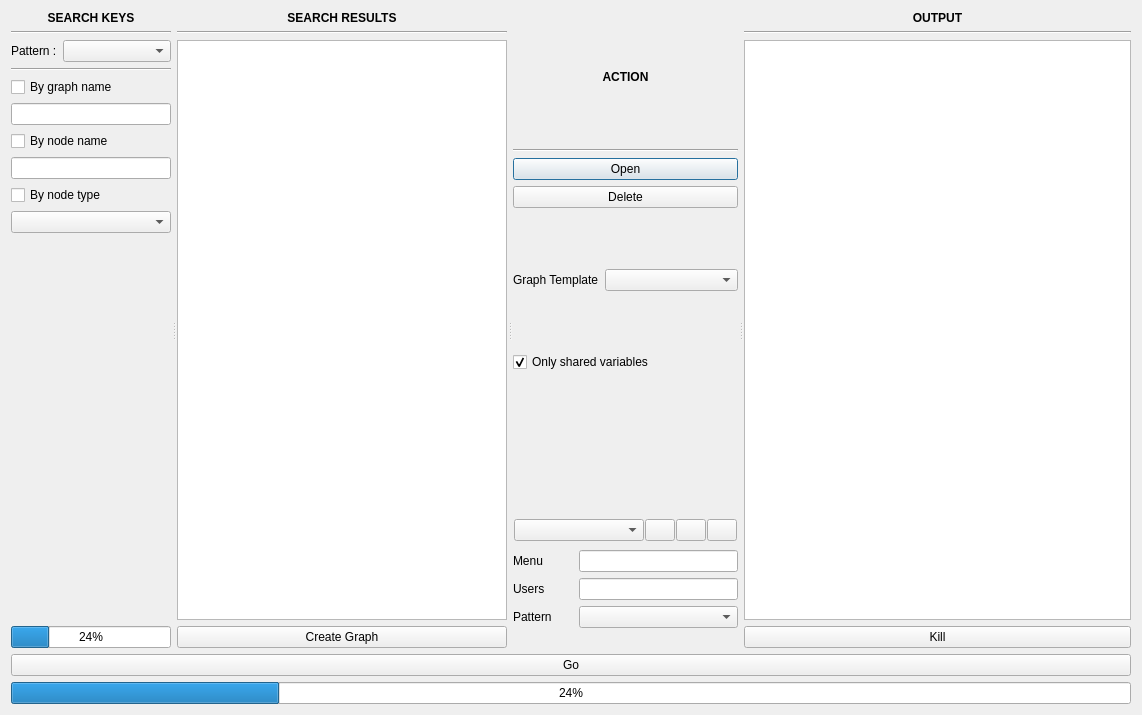
<?xml version="1.0" encoding="UTF-8"?>
<ui version="4.0">
 <class>MainWindow</class>
 <widget class="QDialog" name="MainWindow">
  <property name="geometry">
   <rect>
    <x>0</x>
    <y>0</y>
    <width>1142</width>
    <height>715</height>
   </rect>
  </property>
  <property name="windowTitle">
   <string>Batch</string>
  </property>
  <layout class="QVBoxLayout" name="verticalLayout_5">
   <item>
    <widget class="QSplitter" name="splitter">
     <property name="orientation">
      <enum>Qt::Horizontal</enum>
     </property>
     <property name="handleWidth">
      <number>6</number>
     </property>
     <widget class="QWidget" name="layoutWidget">
      <layout class="QVBoxLayout" name="verticalLayout">
       <property name="rightMargin">
        <number>0</number>
       </property>
       <item>
        <widget class="QLabel" name="label_4">
         <property name="font">
          <font>
           <weight>75</weight>
           <bold>true</bold>
          </font>
         </property>
         <property name="text">
          <string>SEARCH KEYS</string>
         </property>
         <property name="alignment">
          <set>Qt::AlignCenter</set>
         </property>
        </widget>
       </item>
       <item>
        <widget class="Line" name="line_2">
         <property name="orientation">
          <enum>Qt::Horizontal</enum>
         </property>
        </widget>
       </item>
       <item>
        <layout class="QHBoxLayout" name="horizontalLayout_2" stretch="0,1">
         <item>
          <widget class="QLabel" name="label">
           <property name="text">
            <string>Pattern :</string>
           </property>
          </widget>
         </item>
         <item>
          <widget class="QComboBox" name="patternComboBox"/>
         </item>
        </layout>
       </item>
       <item>
        <widget class="Line" name="line_5">
         <property name="orientation">
          <enum>Qt::Horizontal</enum>
         </property>
        </widget>
       </item>
       <item>
        <widget class="QCheckBox" name="graphKeyCheckBox">
         <property name="text">
          <string>By graph name</string>
         </property>
        </widget>
       </item>
       <item>
        <widget class="QLineEdit" name="graphKeyLineEdit"/>
       </item>
       <item>
        <widget class="QCheckBox" name="nodeNameCheckBox">
         <property name="text">
          <string>By node name</string>
         </property>
        </widget>
       </item>
       <item>
        <widget class="QLineEdit" name="nodeNameLineEdit"/>
       </item>
       <item>
        <widget class="QCheckBox" name="nodeTypeCheckBox">
         <property name="text">
          <string>By node type</string>
         </property>
        </widget>
       </item>
       <item>
        <widget class="QComboBox" name="nodeTypeComboBox"/>
       </item>
       <item>
        <spacer name="verticalSpacer">
         <property name="orientation">
          <enum>Qt::Vertical</enum>
         </property>
         <property name="sizeHint" stdset="0">
          <size>
           <width>20</width>
           <height>40</height>
          </size>
         </property>
        </spacer>
       </item>
       <item>
        <widget class="QProgressBar" name="progressBar">
         <property name="value">
          <number>24</number>
         </property>
        </widget>
       </item>
      </layout>
     </widget>
     <widget class="QWidget" name="layoutWidget">
      <layout class="QVBoxLayout" name="verticalLayout_2">
       <property name="leftMargin">
        <number>0</number>
       </property>
       <property name="rightMargin">
        <number>0</number>
       </property>
       <item>
        <widget class="QLabel" name="label_5">
         <property name="font">
          <font>
           <weight>75</weight>
           <bold>true</bold>
          </font>
         </property>
         <property name="text">
          <string>SEARCH RESULTS</string>
         </property>
         <property name="alignment">
          <set>Qt::AlignCenter</set>
         </property>
        </widget>
       </item>
       <item>
        <widget class="Line" name="line_3">
         <property name="orientation">
          <enum>Qt::Horizontal</enum>
         </property>
        </widget>
       </item>
       <item>
        <widget class="QListWidget" name="resultListWidget">
         <property name="selectionMode">
          <enum>QAbstractItemView::ExtendedSelection</enum>
         </property>
         <property name="selectionBehavior">
          <enum>QAbstractItemView::SelectRows</enum>
         </property>
         <property name="sortingEnabled">
          <bool>true</bool>
         </property>
        </widget>
       </item>
       <item>
        <widget class="QPushButton" name="createPushButton">
         <property name="focusPolicy">
          <enum>Qt::NoFocus</enum>
         </property>
         <property name="text">
          <string>Create Graph</string>
         </property>
        </widget>
       </item>
      </layout>
     </widget>
     <widget class="QWidget" name="layoutWidget">
      <layout class="QVBoxLayout" name="optionsLayout" stretch="0,0,0,0,0,0,0,0">
       <property name="leftMargin">
        <number>0</number>
       </property>
       <item>
        <widget class="QLabel" name="label_6">
         <property name="font">
          <font>
           <weight>75</weight>
           <bold>true</bold>
          </font>
         </property>
         <property name="text">
          <string>ACTION</string>
         </property>
         <property name="alignment">
          <set>Qt::AlignCenter</set>
         </property>
        </widget>
       </item>
       <item>
        <widget class="Line" name="line_4">
         <property name="orientation">
          <enum>Qt::Horizontal</enum>
         </property>
        </widget>
       </item>
       <item>
        <widget class="QPushButton" name="openPushButton">
         <property name="text">
          <string>Open</string>
         </property>
        </widget>
       </item>
       <item>
        <widget class="QPushButton" name="deletePushButton">
         <property name="text">
          <string>Delete</string>
         </property>
        </widget>
       </item>
       <item>
        <widget class="QWidget" name="templateWidget" native="true">
         <layout class="QHBoxLayout" name="horizontalLayout" stretch="0,1">
          <property name="leftMargin">
           <number>0</number>
          </property>
          <property name="topMargin">
           <number>0</number>
          </property>
          <property name="rightMargin">
           <number>0</number>
          </property>
          <property name="bottomMargin">
           <number>0</number>
          </property>
          <item>
           <widget class="QLabel" name="templateLabel">
            <property name="text">
             <string>Graph Template</string>
            </property>
           </widget>
          </item>
          <item>
           <widget class="QComboBox" name="templateComboBox"/>
          </item>
         </layout>
        </widget>
       </item>
       <item>
        <widget class="QCheckBox" name="allVarCheckBox">
         <property name="text">
          <string>Only shared variables</string>
         </property>
         <property name="checked">
          <bool>true</bool>
         </property>
        </widget>
       </item>
       <item>
        <widget class="QWidget" name="varWidget" native="true">
         <layout class="QVBoxLayout" name="verticalLayout_3">
          <property name="leftMargin">
           <number>0</number>
          </property>
          <property name="topMargin">
           <number>0</number>
          </property>
          <property name="rightMargin">
           <number>0</number>
          </property>
          <property name="bottomMargin">
           <number>0</number>
          </property>
         </layout>
        </widget>
       </item>
       <item>
        <widget class="QWidget" name="scriptWidget" native="true">
         <layout class="QVBoxLayout" name="verticalLayout_7">
          <property name="leftMargin">
           <number>0</number>
          </property>
          <property name="topMargin">
           <number>0</number>
          </property>
          <property name="rightMargin">
           <number>0</number>
          </property>
          <property name="bottomMargin">
           <number>20</number>
          </property>
          <item>
           <widget class="QWidget" name="scriptWidget2" native="true">
            <property name="minimumSize">
             <size>
              <width>0</width>
              <height>0</height>
             </size>
            </property>
            <layout class="QHBoxLayout" name="horizontalLayout_3">
             <property name="spacing">
              <number>1</number>
             </property>
             <property name="leftMargin">
              <number>1</number>
             </property>
             <property name="topMargin">
              <number>1</number>
             </property>
             <property name="rightMargin">
              <number>1</number>
             </property>
             <property name="bottomMargin">
              <number>1</number>
             </property>
             <item>
              <widget class="QComboBox" name="scriptComboBox"/>
             </item>
             <item>
              <widget class="QPushButton" name="scriptRenameButton">
               <property name="maximumSize">
                <size>
                 <width>30</width>
                 <height>16777215</height>
                </size>
               </property>
               <property name="text">
                <string/>
               </property>
              </widget>
             </item>
             <item>
              <widget class="QPushButton" name="scriptAddButton">
               <property name="maximumSize">
                <size>
                 <width>30</width>
                 <height>16777215</height>
                </size>
               </property>
               <property name="text">
                <string/>
               </property>
              </widget>
             </item>
             <item>
              <widget class="QPushButton" name="scriptDelButton">
               <property name="maximumSize">
                <size>
                 <width>30</width>
                 <height>16777215</height>
                </size>
               </property>
               <property name="text">
                <string/>
               </property>
              </widget>
             </item>
            </layout>
           </widget>
          </item>
          <item>
           <layout class="QHBoxLayout" name="horizontalLayout_4">
            <item>
             <widget class="QLabel" name="label_2">
              <property name="minimumSize">
               <size>
                <width>60</width>
                <height>0</height>
               </size>
              </property>
              <property name="toolTip">
               <string>In graph context, create a menu for this script (use | for submenus)</string>
              </property>
              <property name="text">
               <string>Menu</string>
              </property>
             </widget>
            </item>
            <item>
             <widget class="QLineEdit" name="menuLineEdit">
              <property name="toolTip">
               <string>In graph context, create a menu for this script (use | for submenus)</string>
              </property>
             </widget>
            </item>
           </layout>
          </item>
          <item>
           <layout class="QHBoxLayout" name="horizontalLayout_5">
            <item>
             <widget class="QLabel" name="label_3">
              <property name="minimumSize">
               <size>
                <width>60</width>
                <height>0</height>
               </size>
              </property>
              <property name="toolTip">
               <string>In graph context, show the script for thoses users</string>
              </property>
              <property name="text">
               <string>Users</string>
              </property>
             </widget>
            </item>
            <item>
             <widget class="QLineEdit" name="usersLineEdit">
              <property name="toolTip">
               <string>In graph context, show the script for thoses users</string>
              </property>
             </widget>
            </item>
           </layout>
          </item>
          <item>
           <layout class="QHBoxLayout" name="horizontalLayout_6" stretch="0,1">
            <item>
             <widget class="QLabel" name="label_7">
              <property name="minimumSize">
               <size>
                <width>60</width>
                <height>0</height>
               </size>
              </property>
              <property name="toolTip">
               <string>In graph context, show this script if the graph belongs to this pattern</string>
              </property>
              <property name="text">
               <string>Pattern</string>
              </property>
             </widget>
            </item>
            <item>
             <widget class="QComboBox" name="patternComboBox2">
              <property name="toolTip">
               <string>In graph context, show this script if the graph belongs to this pattern</string>
              </property>
             </widget>
            </item>
           </layout>
          </item>
         </layout>
        </widget>
       </item>
      </layout>
     </widget>
     <widget class="QWidget" name="outputWidget" native="true">
      <layout class="QVBoxLayout" name="verticalLayout_4">
       <property name="leftMargin">
        <number>0</number>
       </property>
       <property name="topMargin">
        <number>0</number>
       </property>
       <property name="rightMargin">
        <number>0</number>
       </property>
       <property name="bottomMargin">
        <number>0</number>
       </property>
       <item>
        <widget class="QLabel" name="outputLabel">
         <property name="font">
          <font>
           <weight>75</weight>
           <bold>true</bold>
          </font>
         </property>
         <property name="text">
          <string>OUTPUT</string>
         </property>
         <property name="alignment">
          <set>Qt::AlignCenter</set>
         </property>
        </widget>
       </item>
       <item>
        <widget class="Line" name="line_6">
         <property name="orientation">
          <enum>Qt::Horizontal</enum>
         </property>
        </widget>
       </item>
       <item>
        <widget class="QTextEdit" name="outputTextEdit">
         <property name="minimumSize">
          <size>
           <width>300</width>
           <height>0</height>
          </size>
         </property>
         <property name="lineWrapMode">
          <enum>QTextEdit::NoWrap</enum>
         </property>
         <property name="readOnly">
          <bool>true</bool>
         </property>
        </widget>
       </item>
       <item>
        <widget class="QPushButton" name="killButton">
         <property name="text">
          <string>Kill</string>
         </property>
        </widget>
       </item>
      </layout>
     </widget>
    </widget>
   </item>
   <item>
    <widget class="QPushButton" name="goPushButton">
     <property name="text">
      <string>Go</string>
     </property>
    </widget>
   </item>
   <item>
    <widget class="QProgressBar" name="goProgressBar">
     <property name="value">
      <number>24</number>
     </property>
    </widget>
   </item>
  </layout>
 </widget>
 <resources/>
 <connections/>
</ui>
